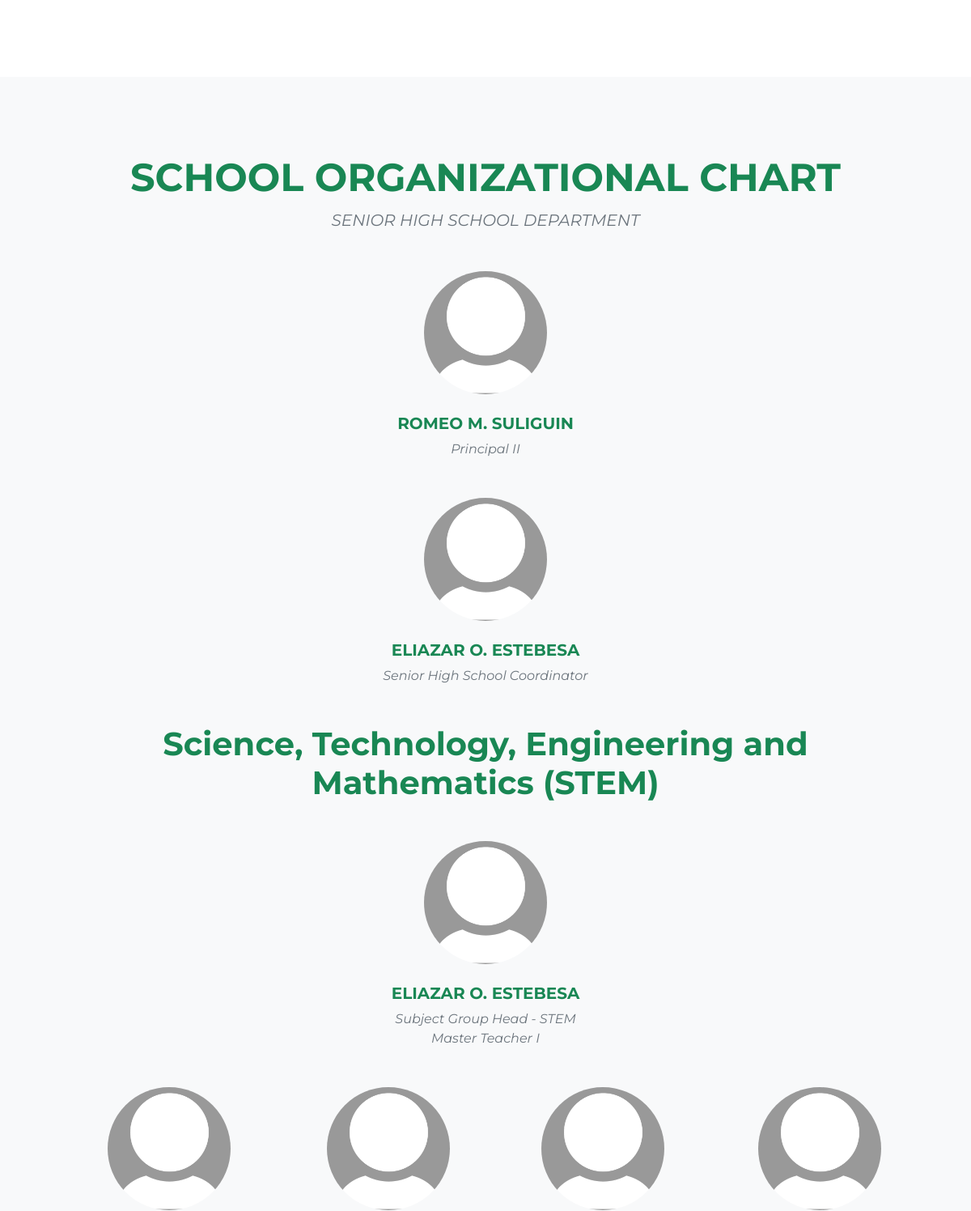
/about.php (middle part), run on an earlier commit of the app's database.
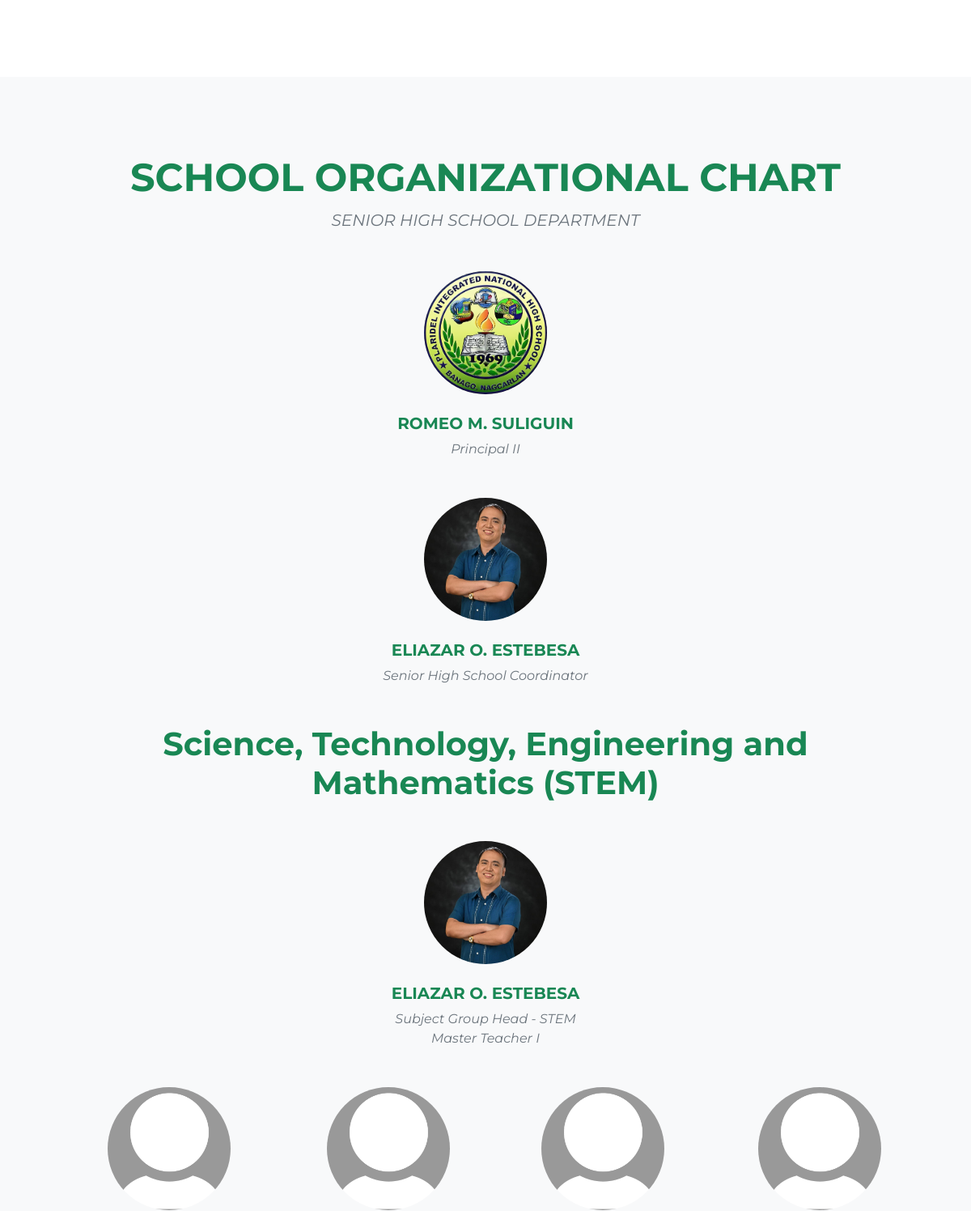
And on a later commit of the database.
### tables this page shows
CREATE TABLE `faculty` (
  `id` int(11) NOT NULL,
  `firstName` varchar(255) NOT NULL,
  `middleName` varchar(255) DEFAULT NULL,
  `lastName` varchar(255) NOT NULL,
  `position` varchar(255) NOT NULL,
  `rank` varchar(100) NOT NULL,
  `track` varchar(100) NOT NULL,
  `type` enum('Principal','Teacher','Subject Group Head','Senior High School Coordinator') NOT NULL,
  `picture` varchar(255) NOT NULL
);

### about.php (the view, shortened to what the changed rows need)
<!DOCTYPE html>
<html lang="en">
<head>
    <link href="https://cdn.jsdelivr.net/npm/bootstrap-icons@1.5.0/font/bootstrap-icons.css" rel="stylesheet" />
    <link rel="stylesheet" href="https://cdnjs.cloudflare.com/ajax/libs/animate.css/4.1.1/animate.min.css" />
    <link href="css/styles.css" rel="stylesheet" />
    <link href="css/style.css" rel="stylesheet" />
    <link href="https://unpkg.com/aos@2.3.1/dist/aos.css" rel="stylesheet">
</head>
<body class="d-flex flex-column">
    <main class="flex-shrink-0">
        <section class="py-5 py-5 bg-light" data-aos="fade-up" data-aos-anchor-placement="top-bottom">
            <div class="container px-5 my-5">
                <div class="text-center" data-aos="fade-up">
                    <h1 class="fw-bolder display-5 text-success">SCHOOL ORGANIZATIONAL CHART</h1>
                </div>
                <div class="row gx-5 row-cols-1 row-cols-sm-2 row-cols-xl-3 justify-content-center mb-5" data-aos="fade-up">
                    <div class="col mb-5 mb-5 mb-xl-0">
                        <div class="text-center">
                            <?php
                            include 'conn.php';
                            $query = "SELECT * FROM faculty WHERE type='Principal'";
                            $query_run = mysqli_query($conn, $query);
                            while ($items = mysqli_fetch_array($query_run)) {
                                if ($items['picture']) {
                                    $picture = $items['picture'];
                                } else {
                                    $picture = 'default-profile-pic.jpg';
                                }
                                echo '<div class="col-auto">';
                                echo '<div class="col text-center">';
                                if (!empty($picture)) {
                                    echo '<img class="img-fluid rounded-circle mb-4 px-4" src="' . $picture . '" alt="Profile Picture" width="200">';
                                } else {
                                    echo '<img class="rounded-circle border border-warning mb-2" src="default-profile-pic.jpg" alt="Profile Picture" width="150">';
                                }
                                echo '</div>';
                                echo '<h5 class="fw-bolder text-success text-uppercase">' . $items['firstName'] . ' ' . $items['middleName'] . '. ' . $items['lastName'] . '</h5>';
                                echo '<div class="fst-italic text-muted">' . $items['position'] . '</div>';
                                echo '</div>';
                            }
                            ?>
                        </div>
                    </div>
                </div>
                <div class="row gx-5 row-cols-1 row-cols-sm-2 row-cols-xl-3 justify-content-center mb-5" data-aos="fade-up">
                    <div class="col mb-5 mb-5 mb-xl-0">
                        <div class="text-center">
                            <?php
                            include 'conn.php';
                            $query = "SELECT * FROM faculty WHERE type='Senior High School Coordinator'";
                            $query_run = mysqli_query($conn, $query);
                            while ($items = mysqli_fetch_array($query_run)) {
                                if ($items['picture']) {
                                    $picture = $items['picture'];
                                } else {
                                    $picture = 'default-profile-pic.jpg';
                                }
                                echo '<div class="col-auto">';
                                echo '<div class="col text-center">';
                                if (!empty($picture)) {
                                    echo '<img class="img-fluid rounded-circle mb-4 px-4" src="' . $picture . '" alt="Profile Picture" width="200">';
                                } else {
                                    echo '<img class="rounded-circle border border-warning mb-2" src="default-profile-pic.jpg" alt="Profile Picture" width="150">';
                                }
                                echo '</div>';
                                echo '<h5 class="fw-bolder text-success text-uppercase">' . $items['firstName'] . ' ' . $items['middleName'] . '. ' . $items['lastName'] . '</h5>';
                                echo '<div class="fst-italic text-muted">' . $items['type'] . '</div>';
                                echo '</div>';
                            }
                            ?>
                        </div>
                    </div>
                </div>
                <div class="text-center" data-aos="fade-up">
                    <h1 class="fw-bolder display-7 text-success mb-5">Science, Technology, Engineering and Mathematics (STEM)</h1>
                </div>
                <div class="row gx-5 row-cols-1 row-cols-sm-2 row-cols-xl-3 justify-content-center mb-5" data-aos="fade-up">
                    <div class="col mb-5 mb-5 mb-xl-0">
                        <div class="text-center">
                            <?php
                            include 'conn.php';
                            $query = "SELECT * FROM faculty WHERE type='Subject Group Head' AND track='STEM'";
                            $query_run = mysqli_query($conn, $query);
                            while ($items = mysqli_fetch_array($query_run)) {
                                if ($items['picture']) {
                                    $picture = $items['picture'];
                                } else {
                                    $picture = 'default-profile-pic.jpg';
                                }
                                echo '<div class="col-auto">';
                                echo '<div class="col text-center">';
                                if (!empty($picture)) {
                                    echo '<img class="img-fluid rounded-circle mb-4 px-4" src="' . $picture . '" alt="Profile Picture" width="200">';
                                } else {
                                    echo '<img class="rounded-circle border border-warning mb-2" src="default-profile-pic.jpg" alt="Profile Picture" width="150">';
                                }
                                echo '</div>';
                                echo '<h5 class="fw-bolder text-success text-uppercase">' . $items['firstName'] . ' ' . $items['middleName'] . '. ' . $items['lastName'] . '</h5>';
                                echo '<div class="fst-italic text-muted">' . $items['type'] . ' - ' . $items['track'] . '</div>';
                                echo '<div class="fst-italic text-muted">' . $items['position'] . '</div>';
                                echo '</div>';
                            }
                            ?>
                        </div>
                    </div>
                </div>
            </div>
        </section>
    </main>
</body>
</html>

What changed in the data, as far as the page shows it:
changed faculty "ROMEO": picture: picture added in place of a placeholder
changed faculty "Senior High School Coordinator": picture: picture added in place of a placeholder
changed faculty "Subject Group Head": picture: picture added in place of a placeholder
